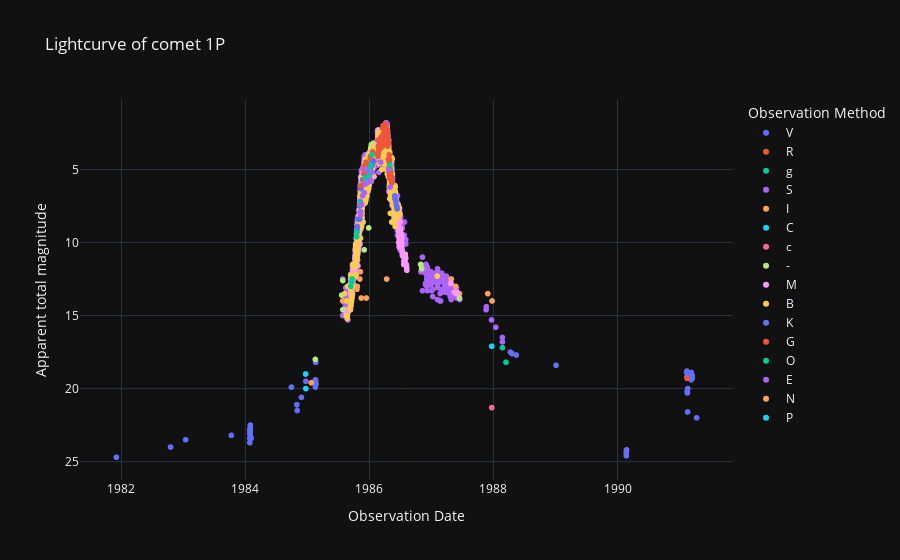

Here is the notebook cell this chart was saved with:
### Code cell
# Curva de luz cruda.
labels = {'obs_date':'Observation Date','magnitude':'Apparent total magnitude', 'obs_method_key' : 'Observation Method'}
fig = px.scatter(curva_de_luz_cruda_df, x='obs_date', y='magnitude', color='obs_method_key', template= 'plotly_dark', labels= labels, title= f'Lightcurve of comet {nombre_cometa}')
fig.update_yaxes(autorange="reversed")
fig.show()

### Figure 1 — Plotly figure (JSON) as saved in the notebook; plotly's stock layout.template omitted (floating-point values rounded to 4 significant figures; data arrays with more than 128 entries replaced by an {"elided": "..."} marker saying what was removed)
{"data": [{"hovertemplate": "Observation Method=V<br>Observation Date=%{x}<br>Apparent total magnitude=%{y}<extra></extra>", "legendgroup": "V", "marker": {"color": "#636efa", "symbol": "circle"}, "mode": "markers", "name": "V", "showlegend": true, "type": "scattergl", "x": ["1991-04-12T00:00:00", "1991-03-18T00:00:00", "1991-03-17T00:00:00", "1991-03-16T00:00:00", "1991-03-15T00:00:00", "1991-03-14T00:00:00", "1991-03-13T00:00:00", "1991-03-12T00:00:00", "1991-03-11T00:00:00", "1991-03-06T00:00:00", "1991-02-19T00:00:00", "1991-02-18T00:00:00", "1991-02-17T00:00:00", "1991-02-16T00:00:00", "1991-02-15T00:00:00", "1991-02-14T00:00:00", "1991-02-13T00:00:00", "1991-02-12T00:00:00", "1990-02-24T00:00:00", "1990-02-23T00:00:00", "1990-02-22T00:00:00", "1990-02-21T00:00:00", "1989-01-04T00:00:00", "1988-05-15T00:00:00", "1988-04-19T00:00:00", "1988-04-10T00:00:00", "1985-02-20T00:00:00", "1985-02-19T00:00:00", "1985-02-18T00:00:00", "1985-02-18T00:00:00", "1985-02-17T00:00:00", "1985-02-17T00:00:00", "1985-02-16T00:00:00", "1984-12-22T00:00:00", "1984-11-26T00:00:00", "1984-11-01T00:00:00", "1984-10-30T00:00:00", "1984-09-28T00:00:00", "1984-02-04T00:00:00", "1984-01-30T00:00:00", "1984-01-30T00:00:00", "1984-01-30T00:00:00", "1984-01-30T00:00:00", "1984-01-30T00:00:00", "1984-01-30T00:00:00", "1984-01-30T00:00:00", "1984-01-30T00:00:00", "1984-01-30T00:00:00", "1984-01-29T00:00:00", "1984-01-29T00:00:00", "1984-01-29T00:00:00", "1984-01-29T00:00:00", "1984-01-28T00:00:00", "1984-01-28T00:00:00", "1984-01-28T00:00:00", "1984-01-28T00:00:00", "1984-01-28T00:00:00", "1984-01-28T00:00:00", "1984-01-27T00:00:00", "1984-01-27T00:00:00", "1983-10-10T00:00:00", "1983-01-14T00:00:00", "1982-10-17T00:00:00", "1981-12-02T00:00:00"], "xaxis": "x", "y": [22, 19.3, 19.1, 19.1, 19.1, 19.1, 19.1, 18.9, 19.4, 19.3, 20, 21.6, 20.3, 20.2, 20.2, 18.8, 19.2, 18.9, 24.2, 24.2, 24.6, 24.4, 18.4, 17.7, 17.6, 17.5, 19.7, 19.7, 19.6, 18.2, 19.5, 19.4, 19.9, 19.5, 20.6, 21.5, 21.1, 19.9, 23.4, 22.8, 22.8, 22.8, 22.5, 22.7, 22.7, 22.5, 22.7, 22.7, 23.2, 23.2, 23, 23, 22.8, 22.9, 22.8, 22.8, 23, 23.1, 23.4, 23.7, 23.2, 23.5, 24, 24.7], "yaxis": "y"}, {"hovertemplate": "Observation Method=R<br>Observation Date=%{x}<br>Apparent total magnitude=%{y}<extra></extra>", "legendgroup": "R", "marker": {"color": "#EF553B", "symbol": "circle"}, "mode": "markers", "name": "R", "showlegend": true, "type": "scattergl", "x": ["1991-02-15T00:00:00"], "xaxis": "x", "y": [19.3], "yaxis": "y"}, {"hovertemplate": "Observation Method=g<br>Observation Date=%{x}<br>Apparent total magnitude=%{y}<extra></extra>", "legendgroup": "g", "marker": {"color": "#00cc96", "symbol": "circle"}, "mode": "markers", "name": "g", "showlegend": true, "type": "scattergl", "x": ["1988-03-15T00:00:00", "1988-02-23T00:00:00"], "xaxis": "x", "y": [18.2, 17.2], "yaxis": "y"}, {"hovertemplate": "Observation Method=S<br>Observation Date=%{x}<br>Apparent total magnitude=%{y}<extra></extra>", "legendgroup": "S", "marker": {"color": "#ab63fa", "symbol": "circle"}, "mode": "markers", "name": "S", "showlegend": true, "type": "scattergl", "x": {"elided": "2639 str values"}, "xaxis": "x", "y": {"elided": "2639 float values"}, "yaxis": "y"}, {"hovertemplate": "Observation Method=I<br>Observation Date=%{x}<br>Apparent total magnitude=%{y}<extra></extra>", "legendgroup": "I", "marker": {"color": "#FFA15A", "symbol": "circle"}, "mode": "markers", "name": "I", "showlegend": true, "type": "scattergl", "x": ["1987-12-24T00:00:00", "1987-11-29T00:00:00", "1987-06-15T00:00:00", "1987-05-27T00:00:00", "1987-05-24T00:00:00", "1987-04-27T00:00:00", "1986-04-20T00:00:00", "1986-04-19T00:00:00", "1986-04-16T00:00:00", "1986-04-14T00:00:00", "1986-04-13T00:00:00", "1986-04-12T00:00:00", "1986-04-10T00:00:00", "1986-04-09T00:00:00", "1986-04-05T00:00:00", "1986-04-03T00:00:00", "1986-03-22T00:00:00", "1986-03-22T00:00:00", "1986-03-18T00:00:00", "1986-03-17T00:00:00", "1986-03-14T00:00:00", "1986-03-14T00:00:00", "1986-03-13T00:00:00", "1986-03-13T00:00:00", "1986-03-12T00:00:00", "1986-03-11T00:00:00", "1986-03-11T00:00:00", "1986-03-10T00:00:00", "1986-03-10T00:00:00", "1986-03-09T00:00:00", "1986-03-09T00:00:00", "1986-03-08T00:00:00", "1986-03-06T00:00:00", "1986-03-06T00:00:00", "1986-03-05T00:00:00", "1986-03-05T00:00:00", "1986-03-04T00:00:00", "1986-03-03T00:00:00", "1986-03-03T00:00:00", "1986-03-02T00:00:00", "1986-03-01T00:00:00", "1986-03-01T00:00:00", "1986-02-28T00:00:00", "1986-02-28T00:00:00", "1986-02-26T00:00:00", "1986-02-26T00:00:00", "1986-02-25T00:00:00", "1986-02-21T00:00:00", "1986-02-20T00:00:00", "1986-02-19T00:00:00", "1986-02-18T00:00:00", "1986-01-20T00:00:00", "1986-01-20T00:00:00", "1986-01-19T00:00:00", "1986-01-19T00:00:00", "1986-01-18T00:00:00", "1986-01-18T00:00:00", "1986-01-14T00:00:00", "1986-01-13T00:00:00", "1986-01-13T00:00:00", "1986-01-12T00:00:00", "1986-01-12T00:00:00", "1986-01-11T00:00:00", "1986-01-11T00:00:00", "1986-01-10T00:00:00", "1986-01-09T00:00:00", "1986-01-09T00:00:00", "1986-01-08T00:00:00", "1986-01-08T00:00:00", "1986-01-06T00:00:00", "1986-01-05T00:00:00", "1986-01-03T00:00:00", "1986-01-03T00:00:00", "1986-01-02T00:00:00", "1986-01-01T00:00:00", "1985-12-31T00:00:00", "1985-12-25T00:00:00", "1985-12-14T00:00:00", "1985-12-04T00:00:00", "1985-12-03T00:00:00", "1985-11-17T00:00:00", "1985-11-11T00:00:00", "1985-11-08T00:00:00", "1985-10-21T00:00:00", "1985-10-19T00:00:00", "1985-09-12T00:00:00", "1985-07-28T00:00:00", "1985-07-27T00:00:00", "1985-01-23T00:00:00"], "xaxis": "x", "y": [14, 13.5, 13.5, 13.5, 13, 12.5, 3.3, 3.2, 2.6, 2.5, 2.6, 2.5, 2, 2.1, 2.9, 2.9, 2.6, 3, 3, 4, 3, 3, 3, 2.9, 3, 2.8, 2.9, 2.7, 3.1, 3.2, 3, 3.1, 2.6, 3.2, 2.5, 3.2, 3.2, 2.8, 3.1, 2.8, 2.9, 2.8, 2.7, 2.8, 3.3, 2.9, 3, 2.9, 2.7, 2.7, 3.3, 4.2, 4.6, 4.1, 4.5, 4.1, 4.6, 4.5, 4.1, 4.4, 4.3, 4.3, 4.5, 4.6, 4.5, 4.4, 4.6, 4.5, 4.6, 4.8, 4.8, 4.9, 4.9, 4.9, 4.7, 4.7, 5, 4.4, 5, 5, 6, 6.3, 6.7, 13, 13.2, 14.4, 14, 14, 19.6], "yaxis": "y"}, {"hovertemplate": "Observation Method=C<br>Observation Date=%{x}<br>Apparent total magnitude=%{y}<extra></extra>", "legendgroup": "C", "marker": {"color": "#19d3f3", "symbol": "circle"}, "mode": "markers", "name": "C", "showlegend": true, "type": "scattergl", "x": ["1987-12-22T00:00:00"], "xaxis": "x", "y": [17.1], "yaxis": "y"}, {"hovertemplate": "Observation Method=c<br>Observation Date=%{x}<br>Apparent total magnitude=%{y}<extra></extra>", "legendgroup": "c", "marker": {"color": "#FF6692", "symbol": "circle"}, "mode": "markers", "name": "c", "showlegend": true, "type": "scattergl", "x": ["1987-12-22T00:00:00"], "xaxis": "x", "y": [21.3], "yaxis": "y"}, {"hovertemplate": "Observation Method=-<br>Observation Date=%{x}<br>Apparent total magnitude=%{y}<extra></extra>", "legendgroup": "-", "marker": {"color": "#B6E880", "symbol": "circle"}, "mode": "markers", "name": "-", "showlegend": true, "type": "scattergl", "x": {"elided": "222 str values"}, "xaxis": "x", "y": {"elided": "222 float values"}, "yaxis": "y"}, {"hovertemplate": "Observation Method=M<br>Observation Date=%{x}<br>Apparent total magnitude=%{y}<extra></extra>", "legendgroup": "M", "marker": {"color": "#FF97FF", "symbol": "circle"}, "mode": "markers", "name": "M", "showlegend": true, "type": "scattergl", "x": {"elided": "1361 str values"}, "xaxis": "x", "y": {"elided": "1361 float values"}, "yaxis": "y"}, {"hovertemplate": "Observation Method=B<br>Observation Date=%{x}<br>Apparent total magnitude=%{y}<extra></extra>", "legendgroup": "B", "marker": {"color": "#FECB52", "symbol": "circle"}, "mode": "markers", "name": "B", "showlegend": true, "type": "scattergl", "x": {"elided": "1998 str values"}, "xaxis": "x", "y": {"elided": "1998 float values"}, "yaxis": "y"}, {"hovertemplate": "Observation Method=K<br>Observation Date=%{x}<br>Apparent total magnitude=%{y}<extra></extra>", "legendgroup": "K", "marker": {"color": "#636efa", "symbol": "circle"}, "mode": "markers", "name": "K", "showlegend": true, "type": "scattergl", "x": ["1986-06-13T00:00:00", "1986-06-12T00:00:00", "1986-06-11T00:00:00", "1986-06-07T00:00:00", "1986-06-05T00:00:00", "1986-06-01T00:00:00", "1986-05-31T00:00:00", "1986-05-30T00:00:00", "1986-05-15T00:00:00", "1986-05-13T00:00:00", "1986-05-12T00:00:00", "1986-04-06T00:00:00", "1986-04-05T00:00:00", "1986-04-04T00:00:00", "1986-03-30T00:00:00", "1986-03-28T00:00:00", "1986-03-27T00:00:00", "1986-01-23T00:00:00", "1986-01-22T00:00:00", "1986-01-20T00:00:00", "1986-01-19T00:00:00", "1986-01-18T00:00:00", "1986-01-14T00:00:00", "1986-01-13T00:00:00", "1986-01-11T00:00:00", "1986-01-09T00:00:00", "1986-01-08T00:00:00", "1986-01-06T00:00:00", "1986-01-05T00:00:00", "1986-01-03T00:00:00", "1986-01-01T00:00:00", "1985-12-31T00:00:00", "1985-12-30T00:00:00", "1985-12-15T00:00:00", "1985-12-12T00:00:00", "1985-12-12T00:00:00", "1985-12-10T00:00:00", "1985-12-07T00:00:00", "1985-12-05T00:00:00", "1985-12-03T00:00:00", "1985-12-01T00:00:00", "1985-11-29T00:00:00", "1985-11-22T00:00:00", "1985-11-18T00:00:00", "1985-11-17T00:00:00", "1985-11-16T00:00:00", "1985-11-14T00:00:00", "1985-11-13T00:00:00", "1985-11-12T00:00:00", "1985-11-11T00:00:00", "1985-11-11T00:00:00", "1985-11-07T00:00:00", "1985-11-05T00:00:00", "1985-11-04T00:00:00", "1985-10-25T00:00:00", "1985-10-21T00:00:00", "1985-10-20T00:00:00"], "xaxis": "x", "y": [7.7, 7.6, 7.5, 7.4, 7.2, 7, 7, 6.8, 5.7, 5.7, 5.6, 2.4, 2.9, 2.9, 2.8, 3.1, 3, 4.4, 4.5, 4.6, 4.6, 4.7, 4.5, 4.5, 4.7, 4.7, 4.7, 4.9, 4.9, 5, 4.8, 4.8, 5.2, 5.1, 5.2, 5.1, 5.2, 5.2, 5.3, 5.3, 5.2, 5.3, 5.7, 6.1, 6.1, 6.1, 6.1, 6.2, 6.2, 6.3, 6.3, 7.2, 8.4, 7.5, 8.4, 8.9, 9.1], "yaxis": "y"}, {"hovertemplate": "Observation Method=G<br>Observation Date=%{x}<br>Apparent total magnitude=%{y}<extra></extra>", "legendgroup": "G", "marker": {"color": "#EF553B", "symbol": "circle"}, "mode": "markers", "name": "G", "showlegend": true, "type": "scattergl", "x": {"elided": "153 str values"}, "xaxis": "x", "y": {"elided": "153 float values"}, "yaxis": "y"}, {"hovertemplate": "Observation Method=O<br>Observation Date=%{x}<br>Apparent total magnitude=%{y}<extra></extra>", "legendgroup": "O", "marker": {"color": "#00cc96", "symbol": "circle"}, "mode": "markers", "name": "O", "showlegend": true, "type": "scattergl", "x": ["1986-05-02T00:00:00", "1986-05-01T00:00:00", "1986-01-16T00:00:00", "1986-01-07T00:00:00", "1986-01-01T00:00:00", "1985-12-31T00:00:00", "1985-12-28T00:00:00", "1985-12-26T00:00:00", "1985-12-14T00:00:00", "1985-12-09T00:00:00", "1985-12-08T00:00:00", "1985-12-07T00:00:00", "1985-11-10T00:00:00", "1985-11-08T00:00:00", "1985-11-08T00:00:00", "1985-10-19T00:00:00", "1985-10-17T00:00:00", "1985-09-21T00:00:00", "1985-09-19T00:00:00", "1985-09-13T00:00:00"], "xaxis": "x", "y": [4.9, 4.7, 4, 4.7, 5, 5.4, 5.5, 5.6, 5.8, 5.6, 5.9, 6, 7.4, 7.3, 8, 9.3, 9.6, 12.5, 12.7, 13], "yaxis": "y"}, {"hovertemplate": "Observation Method=E<br>Observation Date=%{x}<br>Apparent total magnitude=%{y}<extra></extra>", "legendgroup": "E", "marker": {"color": "#ab63fa", "symbol": "circle"}, "mode": "markers", "name": "E", "showlegend": true, "type": "scattergl", "x": ["1986-05-02T00:00:00", "1986-04-25T00:00:00", "1986-03-08T00:00:00", "1986-03-08T00:00:00", "1986-01-18T00:00:00", "1986-01-10T00:00:00", "1986-01-06T00:00:00", "1985-12-19T00:00:00", "1985-12-12T00:00:00", "1985-12-07T00:00:00", "1985-12-02T00:00:00", "1985-12-01T00:00:00", "1985-11-30T00:00:00", "1985-11-21T00:00:00", "1985-11-15T00:00:00", "1985-11-15T00:00:00", "1985-11-11T00:00:00", "1985-11-09T00:00:00", "1985-11-09T00:00:00", "1985-11-08T00:00:00"], "xaxis": "x", "y": [6.2, 5, 4.5, 4.5, 5.2, 5.8, 5.7, 5.9, 5, 6, 6.6, 6.6, 6.6, 6.8, 7.4, 7.4, 7.9, 8.1, 8, 7.9], "yaxis": "y"}, {"hovertemplate": "Observation Method=N<br>Observation Date=%{x}<br>Apparent total magnitude=%{y}<extra></extra>", "legendgroup": "N", "marker": {"color": "#FFA15A", "symbol": "circle"}, "mode": "markers", "name": "N", "showlegend": true, "type": "scattergl", "x": ["1986-04-12T00:00:00", "1985-12-13T00:00:00", "1985-11-13T00:00:00", "1985-11-08T00:00:00", "1985-11-05T00:00:00"], "xaxis": "x", "y": [12.5, 13.8, 13.8, 12, 12.5], "yaxis": "y"}, {"hovertemplate": "Observation Method=P<br>Observation Date=%{x}<br>Apparent total magnitude=%{y}<extra></extra>", "legendgroup": "P", "marker": {"color": "#19d3f3", "symbol": "circle"}, "mode": "markers", "name": "P", "showlegend": true, "type": "scattergl", "x": ["1984-12-22T00:00:00", "1984-12-21T00:00:00"], "xaxis": "x", "y": [20, 19], "yaxis": "y"}], "layout": {"legend": {"title": {"text": "Observation Method"}, "tracegroupgap": 0}, "title": {"text": "Lightcurve of comet 1P"}, "xaxis": {"anchor": "y", "domain": [0, 1], "title": {"text": "Observation Date"}}, "yaxis": {"anchor": "x", "autorange": "reversed", "domain": [0, 1], "title": {"text": "Apparent total magnitude"}}}}
